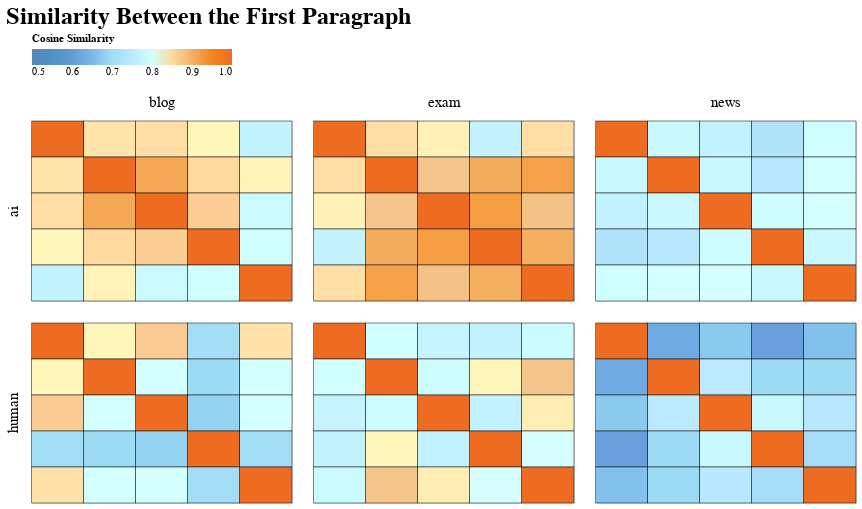

The notebook cell this image was saved under:
### Code cell
plot

### Figure 1 — Vega-Lite specification as saved in the notebook (floating-point values rounded to 4 significant figures; data arrays with more than 128 entries replaced by an {"elided": "..."} marker saying what was removed)
{"config": {"view": {"continuousWidth": 400, "continuousHeight": 300}, "title": {"fontSize": 24}}, "data": {"name": "data-ade3c59c66bd0facf9ec79e864d9faa1"}, "facet": {"column": {"field": "prompt", "header": {"labelFontSize": 15}, "title": null, "type": "ordinal"}, "row": {"field": "generator", "header": {"labelFontSize": 15}, "title": null, "type": "ordinal"}}, "spec": {"mark": {"type": "rect", "strokeCap": "square", "strokeWidth": 0.5}, "encoding": {"color": {"field": "Cosine Similarity", "legend": {"direction": "horizontal", "orient": "top", "title": "Cosine Similarity"}, "scale": {"domain": [0.5, 1.0], "range": ["#5587B4", "#4E91CB", "#6CA1DF", "#9DDAF3", "#BAE9FF", "white", "#F4C78F", "#F58B21", "#EE6C21"]}, "type": "quantitative"}, "stroke": {"condition": {"value": "transparent", "test": "(datum.holiday === '0')"}, "value": "black"}, "tooltip": [{"field": "generator", "type": "nominal"}, {"field": "Cosine Similarity", "type": "quantitative"}], "x": {"axis": {"domain": false, "labels": false, "ticks": false}, "field": "Articl1", "title": null, "type": "ordinal"}, "y": {"axis": {"domain": false, "labels": false, "ticks": false}, "field": "Article2", "title": null, "type": "ordinal"}}, "height": 180, "title": "", "width": 260}, "title": {"text": ["Similarity Between the First Paragraph"], "color": "black"}, "$schema": "https://vega.github.io/schema/vega-lite/v4.17.0.json", "datasets": {"data-ade3c59c66bd0facf9ec79e864d9faa1": {"elided": "150 records"}}}
